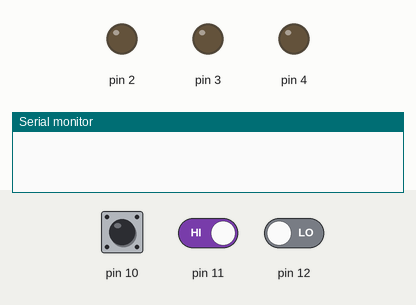
A sketch run on a simulated Arduino Uno, built with avr-gcc and run on an emulated ATmega328P. Shown: output pins drawn as LEDs (lit = HIGH), the last lines printed to the serial monitor. The test bench sets the inputs (shaded band); at power-on: pin 10 HIGH, pin 12 LOW, pin 11 HIGH.

Above: at 1.2 s.
1.3 s: pin 10 pulled LOW for 0.15 s
At 2.5 s:
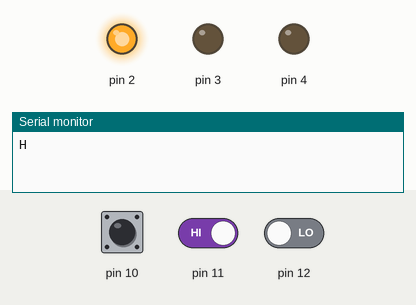
4.4 s: pin 12 driven HIGH
At 5.4 s:
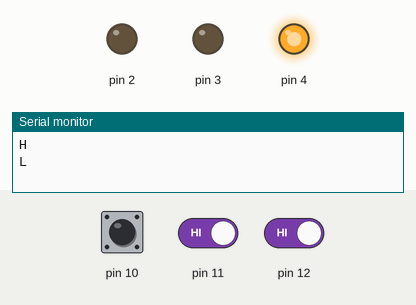
5.9 s: pin 12 driven LOW
8.9 s: pin 11 driven LOW
At 9.4 s:
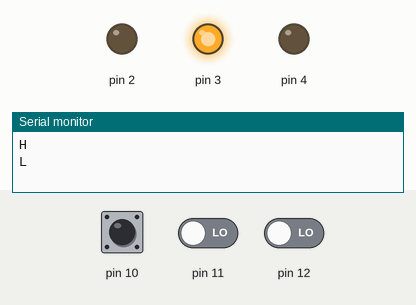
10.4 s: pin 10 pulled LOW for 1 s
At 12.2 s:
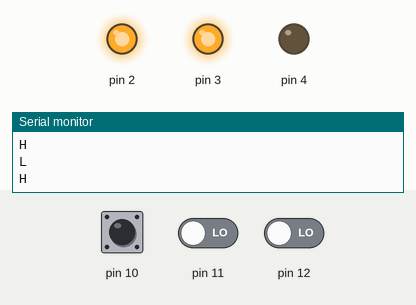
13.9 s: pin 11 driven HIGH
At 14.8 s:
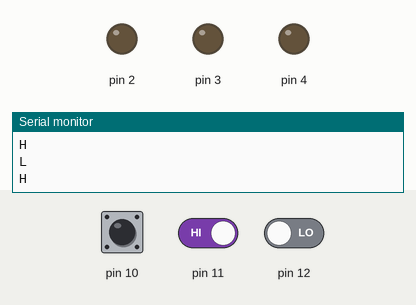
Timing chart, 0 to 16.9 s (numbered marks = the images above; inputs shaded):
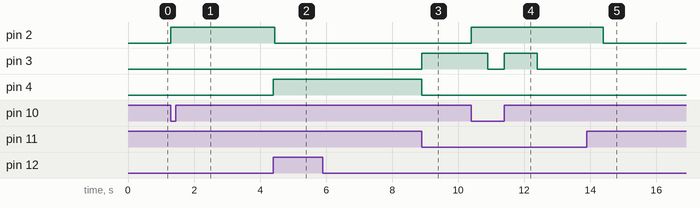

Measured:
- after the input at 1.3 s, pin 2: LOW → HIGH at once
- after the input at 4.4 s, pin 4: LOW → HIGH at once
- after the input at 5.9 s, every drawn part: stays the same
- after the input at 8.9 s, pin 3: LOW → HIGH at once
- after the input at 10.4 s, pin 2: LOW → HIGH at once; pin 3: HIGH → LOW after 0.50 s, → HIGH 0.50 s later, → LOW 1.0 s later
- after the input at 13.9 s, pin 3: stays LOW (without the input it goes to HIGH after 0.50 s)

The sketch:

48_0710_0796.ino
```cpp
bool bts1 = false;
bool bts2 = false;
bool bts3 = false;
bool sta = false;
bool sta3 = false;
long ldb1 = 0;
long ldb2 = 0;
long ldb3 = 0;


void setup() {
  pinMode(12, INPUT);
  pinMode(11, INPUT);
  pinMode(10, INPUT_PULLUP);
  pinMode(4, OUTPUT);
  pinMode(3, OUTPUT);
  pinMode(2, OUTPUT);
  Serial.begin(9600);
}

void loop() {
  int b1 = digitalRead(12);
  int b2 = digitalRead(11);
  int b3 = digitalRead(10);

  if (b1 == HIGH)
  {
    ldb1 = millis();
    if (bts1 == false && sta == false)
    {
      digitalWrite(4, HIGH);
      bts1 = true;
       Serial.println("L");
    }
    else if (bts1 == true && sta == false)
    {
      bts1 = false;
      digitalWrite(4, LOW);
      Serial.println("H");
    }
    sta = true;
  }
  else
  {
    sta = false;
  }
///////////////////////////////////////////////////
  if (b2 == LOW && bts1 == false && bts3 == false)
  {
    ldb2 = millis();
    digitalWrite(3, HIGH);
    bts2 = true;
  }
///////////////////////////////////////////////////
/*if (b3 == LOW && bts1 == false)
  {
    ldb3 = millis();
    if (bts3 == false)
    {
      digitalWrite(2, HIGH);
      bts3 = true;
      while (digitalRead(10) == LOW)
      {
        delay(1);
      }
    }
    else if (bts3 == true)
    {
      bts3 = false;
      digitalWrite(2, LOW);
      while (digitalRead(10) == LOW)
      {
        delay(1);
      }
    }
  }
  */
  if (b3 == LOW && bts1 == false)
  {
    ldb3 = millis();
    if (bts3 == false && sta3 == false)
    {
      digitalWrite(2, HIGH);
      bts3 = true;
      Serial.println("H");
    }
    else if (bts3 == true && sta3 == false)
    {
      bts3 = false;
      digitalWrite(2, LOW);
      Serial.println("L");
    }
    sta3 = true;
  }
  else
  {
    sta3 = false;
  }
////////////////////////////////////////////////////
  if((millis() - ldb1) > 3000)
  {
    digitalWrite(4, LOW);
    bts1 = false;
  }
/////////////////////////////////////////////////
  if((millis() - ldb2) > 500 && (millis() - ldb2) < 999)
  {
    digitalWrite(3, LOW);
  }
  if((millis() - ldb2) > 1000 && bts2 != false && (millis() - ldb2) < 1999)
  {
    digitalWrite(3, HIGH);
    bts2 = false;
  }
  if((millis() - ldb2) > 2000)
  {
    digitalWrite(3, LOW);
  }
  //Serial.println((millis() - ldb2));

///////////////////////////////////////////////////////
  if((millis() - ldb3) > 3000)
  {
    digitalWrite(2, LOW);
    bts3 = false;
  }
}
```
